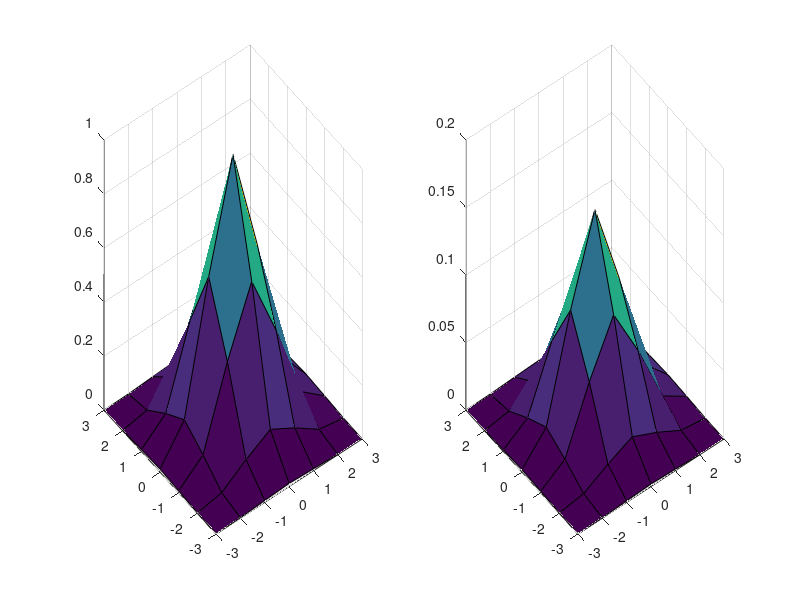

Recreate this plot in MATLAB.
%https://stackoverflow.com/questions/8204645/implementing-gaussian-blur-how-to-calculate-convolution-matrix-kernel

clear
close all

sigma = 1;
kernelSize = 7;

kernelMaximumIndex = (kernelSize - 1) / 2;
kernelRange = -kernelMaximumIndex:kernelMaximumIndex

[x, y] = meshgrid(kernelRange, kernelRange);

gaussian = exp(- (x.^2+y.^2) / (2*sigma^2));
gaussianNormalized = gaussian ./ sum(gaussian(:));

figure()
subplot(1, 2, 1)
surf(x, y, gaussian);

subplot(1, 2, 2)
surf(x, y, gaussianNormalized);

